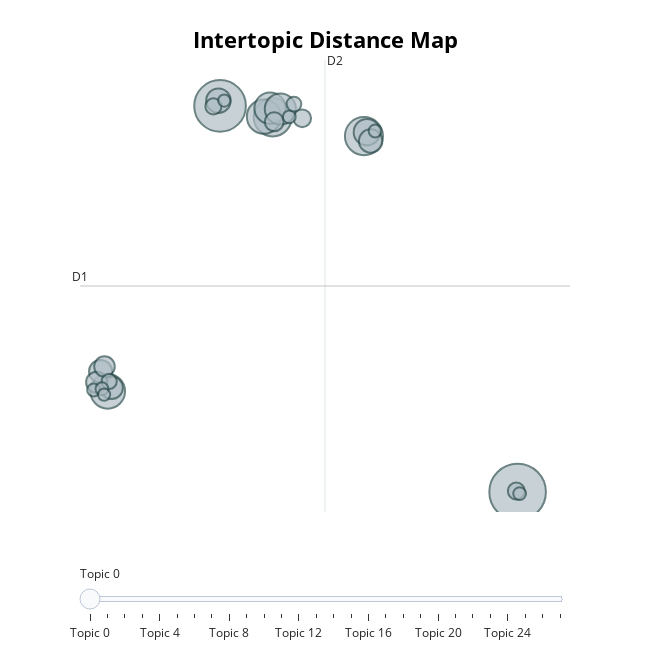

Notebook source saved alongside this figure:
### Markdown cell above
## Visualise Topics

### Code cell
fig = topic_model.visualize_topics(custom_labels=True)
fig.write_html(processed_dir + 'html/inter-topic-distance-map.html')
fig

### Figure 1 — Plotly figure (JSON) as saved in the notebook; plotly's stock layout.template omitted (floating-point values rounded to 4 significant figures)
{"data": [{"customdata": [[0, "italy, brothers of italy, of italy", 234], [1, "Government, Have, This", 195], [2, "Italy, Brothers Of Italy, Of Italy", 106], [3, "Income, Minimum Wage, Minimum", 106], [4, "Vote, Electoral, The Left", 88], [5, "Thank, Day, Thank The", 85], [6, "What Are, Serious, But Look", 72], [7, "Supply, Emergency, Supply Chain", 71], [8, "Migrants", 51], [9, "European, Russia, The European", 44], [10, "We Are Ready, Ready, Wait", 40], [11, "Price, Petrol, Price Of", 39], [12, "Family", 37], [13, "Yes, Yes Yes, No No", 33], [14, "Freedom", 31], [15, "Women", 26], [16, "You Thank, You Thank You, Thank You Thank", 23], [17, "Ecological", 21], [18, "Abortion, 194, The 194", 19], [19, "Meloni, Giorgia, Giorgia Meloni", 17], [20, "Tax", 16], [21, "Fake News", 12], [22, "COVID Mandates", 12], [23, "Rape", 12], [24, "We Are, History And, And Our", 12], [25, "Good Morning, Morning, Good", 12], [26, "Credit, The Credit, Credits", 11], [27, "Sport, Young People, Young", 11]], "hovertemplate": "<b>Topic %{customdata[0]}</b><br>%{customdata[1]}<br>Size: %{customdata[2]}", "legendgroup": "", "marker": {"color": "#B0BEC5", "line": {"color": "DarkSlateGrey", "width": 2}, "size": [234, 195, 106, 106, 88, 85, 72, 71, 51, 44, 40, 39, 37, 33, 31, 26, 23, 21, 19, 17, 16, 12, 12, 12, 12, 12, 11, 11], "sizemode": "area", "sizeref": 0.1462, "symbol": "circle"}, "mode": "markers", "name": "", "orientation": "v", "showlegend": false, "type": "scatter", "x": [15.8, 1.705, 4.2, 8.522, -3.618, 3.782, 4.074, 4.562, 8.662, 1.627, 8.838, -3.954, -3.433, -4.138, -3.771, 4.271, 5.597, 15.74, 1.39, -3.551, 5.205, -4.288, -3.891, 9.05, 4.985, 15.9, 1.902, -3.79], "xaxis": "x", "y": [-7.402, 16.23, 15.53, 14.38, -1.237, 15.57, 16.09, 16.04, 14.62, 16.55, 14.08, -0.02338, -1.022, -0.6843, 0.281, 15.26, 15.47, -7.34, 16.2, -0.6315, 16.34, -1.156, -1.082, 14.7, 15.56, -7.499, 16.56, -1.438], "yaxis": "y"}], "layout": {"annotations": [{"showarrow": false, "text": "D1", "x": -4.931, "y": 5.209, "yshift": 10}, {"showarrow": false, "text": "D2", "x": 6.677, "xshift": 10, "y": 19.04}], "height": 650, "hoverlabel": {"bgcolor": "white", "font": {"family": "Rockwell", "size": 16}}, "legend": {"itemsizing": "constant", "tracegroupgap": 0}, "margin": {"t": 60}, "shapes": [{"line": {"color": "#CFD8DC", "width": 2}, "type": "line", "x0": 6.677, "x1": 6.677, "y0": -8.624, "y1": 19.04}, {"line": {"color": "#9E9E9E", "width": 2}, "type": "line", "x0": -4.931, "x1": 18.28, "y0": 5.209, "y1": 5.209}], "sliders": [{"active": 0, "pad": {"t": 50}, "steps": [{"args": [{"marker.color": [["red", "#B0BEC5", "#B0BEC5", "#B0BEC5", "#B0BEC5", "#B0BEC5", "#B0BEC5", "#B0BEC5", "#B0BEC5", "#B0BEC5", "#B0BEC5", "#B0BEC5", "#B0BEC5", "#B0BEC5", "#B0BEC5", "#B0BEC5", "#B0BEC5", "#B0BEC5", "#B0BEC5", "#B0BEC5", "#B0BEC5", "#B0BEC5", "#B0BEC5", "#B0BEC5", "#B0BEC5", "#B0BEC5", "#B0BEC5", "#B0BEC5"]]}], "label": "Topic 0", "method": "update"}, {"args": [{"marker.color": [["#B0BEC5", "red", "#B0BEC5", "#B0BEC5", "#B0BEC5", "#B0BEC5", "#B0BEC5", "#B0BEC5", "#B0BEC5", "#B0BEC5", "#B0BEC5", "#B0BEC5", "#B0BEC5", "#B0BEC5", "#B0BEC5", "#B0BEC5", "#B0BEC5", "#B0BEC5", "#B0BEC5", "#B0BEC5", "#B0BEC5", "#B0BEC5", "#B0BEC5", "#B0BEC5", "#B0BEC5", "#B0BEC5", "#B0BEC5", "#B0BEC5"]]}], "label": "Topic 1", "method": "update"}, {"args": [{"marker.color": [["#B0BEC5", "#B0BEC5", "red", "#B0BEC5", "#B0BEC5", "#B0BEC5", "#B0BEC5", "#B0BEC5", "#B0BEC5", "#B0BEC5", "#B0BEC5", "#B0BEC5", "#B0BEC5", "#B0BEC5", "#B0BEC5", "#B0BEC5", "#B0BEC5", "#B0BEC5", "#B0BEC5", "#B0BEC5", "#B0BEC5", "#B0BEC5", "#B0BEC5", "#B0BEC5", "#B0BEC5", "#B0BEC5", "#B0BEC5", "#B0BEC5"]]}], "label": "Topic 2", "method": "update"}, {"args": [{"marker.color": [["#B0BEC5", "#B0BEC5", "#B0BEC5", "red", "#B0BEC5", "#B0BEC5", "#B0BEC5", "#B0BEC5", "#B0BEC5", "#B0BEC5", "#B0BEC5", "#B0BEC5", "#B0BEC5", "#B0BEC5", "#B0BEC5", "#B0BEC5", "#B0BEC5", "#B0BEC5", "#B0BEC5", "#B0BEC5", "#B0BEC5", "#B0BEC5", "#B0BEC5", "#B0BEC5", "#B0BEC5", "#B0BEC5", "#B0BEC5", "#B0BEC5"]]}], "label": "Topic 3", "method": "update"}, {"args": [{"marker.color": [["#B0BEC5", "#B0BEC5", "#B0BEC5", "#B0BEC5", "red", "#B0BEC5", "#B0BEC5", "#B0BEC5", "#B0BEC5", "#B0BEC5", "#B0BEC5", "#B0BEC5", "#B0BEC5", "#B0BEC5", "#B0BEC5", "#B0BEC5", "#B0BEC5", "#B0BEC5", "#B0BEC5", "#B0BEC5", "#B0BEC5", "#B0BEC5", "#B0BEC5", "#B0BEC5", "#B0BEC5", "#B0BEC5", "#B0BEC5", "#B0BEC5"]]}], "label": "Topic 4", "method": "update"}, {"args": [{"marker.color": [["#B0BEC5", "#B0BEC5", "#B0BEC5", "#B0BEC5", "#B0BEC5", "red", "#B0BEC5", "#B0BEC5", "#B0BEC5", "#B0BEC5", "#B0BEC5", "#B0BEC5", "#B0BEC5", "#B0BEC5", "#B0BEC5", "#B0BEC5", "#B0BEC5", "#B0BEC5", "#B0BEC5", "#B0BEC5", "#B0BEC5", "#B0BEC5", "#B0BEC5", "#B0BEC5", "#B0BEC5", "#B0BEC5", "#B0BEC5", "#B0BEC5"]]}], "label": "Topic 5", "method": "update"}, {"args": [{"marker.color": [["#B0BEC5", "#B0BEC5", "#B0BEC5", "#B0BEC5", "#B0BEC5", "#B0BEC5", "red", "#B0BEC5", "#B0BEC5", "#B0BEC5", "#B0BEC5", "#B0BEC5", "#B0BEC5", "#B0BEC5", "#B0BEC5", "#B0BEC5", "#B0BEC5", "#B0BEC5", "#B0BEC5", "#B0BEC5", "#B0BEC5", "#B0BEC5", "#B0BEC5", "#B0BEC5", "#B0BEC5", "#B0BEC5", "#B0BEC5", "#B0BEC5"]]}], "label": "Topic 6", "method": "update"}, {"args": [{"marker.color": [["#B0BEC5", "#B0BEC5", "#B0BEC5", "#B0BEC5", "#B0BEC5", "#B0BEC5", "#B0BEC5", "red", "#B0BEC5", "#B0BEC5", "#B0BEC5", "#B0BEC5", "#B0BEC5", "#B0BEC5", "#B0BEC5", "#B0BEC5", "#B0BEC5", "#B0BEC5", "#B0BEC5", "#B0BEC5", "#B0BEC5", "#B0BEC5", "#B0BEC5", "#B0BEC5", "#B0BEC5", "#B0BEC5", "#B0BEC5", "#B0BEC5"]]}], "label": "Topic 7", "method": "update"}, {"args": [{"marker.color": [["#B0BEC5", "#B0BEC5", "#B0BEC5", "#B0BEC5", "#B0BEC5", "#B0BEC5", "#B0BEC5", "#B0BEC5", "red", "#B0BEC5", "#B0BEC5", "#B0BEC5", "#B0BEC5", "#B0BEC5", "#B0BEC5", "#B0BEC5", "#B0BEC5", "#B0BEC5", "#B0BEC5", "#B0BEC5", "#B0BEC5", "#B0BEC5", "#B0BEC5", "#B0BEC5", "#B0BEC5", "#B0BEC5", "#B0BEC5", "#B0BEC5"]]}], "label": "Topic 8", "method": "update"}, {"args": [{"marker.color": [["#B0BEC5", "#B0BEC5", "#B0BEC5", "#B0BEC5", "#B0BEC5", "#B0BEC5", "#B0BEC5", "#B0BEC5", "#B0BEC5", "red", "#B0BEC5", "#B0BEC5", "#B0BEC5", "#B0BEC5", "#B0BEC5", "#B0BEC5", "#B0BEC5", "#B0BEC5", "#B0BEC5", "#B0BEC5", "#B0BEC5", "#B0BEC5", "#B0BEC5", "#B0BEC5", "#B0BEC5", "#B0BEC5", "#B0BEC5", "#B0BEC5"]]}], "label": "Topic 9", "method": "update"}, {"args": [{"marker.color": [["#B0BEC5", "#B0BEC5", "#B0BEC5", "#B0BEC5", "#B0BEC5", "#B0BEC5", "#B0BEC5", "#B0BEC5", "#B0BEC5", "#B0BEC5", "red", "#B0BEC5", "#B0BEC5", "#B0BEC5", "#B0BEC5", "#B0BEC5", "#B0BEC5", "#B0BEC5", "#B0BEC5", "#B0BEC5", "#B0BEC5", "#B0BEC5", "#B0BEC5", "#B0BEC5", "#B0BEC5", "#B0BEC5", "#B0BEC5", "#B0BEC5"]]}], "label": "Topic 10", "method": "update"}, {"args": [{"marker.color": [["#B0BEC5", "#B0BEC5", "#B0BEC5", "#B0BEC5", "#B0BEC5", "#B0BEC5", "#B0BEC5", "#B0BEC5", "#B0BEC5", "#B0BEC5", "#B0BEC5", "red", "#B0BEC5", "#B0BEC5", "#B0BEC5", "#B0BEC5", "#B0BEC5", "#B0BEC5", "#B0BEC5", "#B0BEC5", "#B0BEC5", "#B0BEC5", "#B0BEC5", "#B0BEC5", "#B0BEC5", "#B0BEC5", "#B0BEC5", "#B0BEC5"]]}], "label": "Topic 11", "method": "update"}, {"args": [{"marker.color": [["#B0BEC5", "#B0BEC5", "#B0BEC5", "#B0BEC5", "#B0BEC5", "#B0BEC5", "#B0BEC5", "#B0BEC5", "#B0BEC5", "#B0BEC5", "#B0BEC5", "#B0BEC5", "red", "#B0BEC5", "#B0BEC5", "#B0BEC5", "#B0BEC5", "#B0BEC5", "#B0BEC5", "#B0BEC5", "#B0BEC5", "#B0BEC5", "#B0BEC5", "#B0BEC5", "#B0BEC5", "#B0BEC5", "#B0BEC5", "#B0BEC5"]]}], "label": "Topic 12", "method": "update"}, {"args": [{"marker.color": [["#B0BEC5", "#B0BEC5", "#B0BEC5", "#B0BEC5", "#B0BEC5", "#B0BEC5", "#B0BEC5", "#B0BEC5", "#B0BEC5", "#B0BEC5", "#B0BEC5", "#B0BEC5", "#B0BEC5", "red", "#B0BEC5", "#B0BEC5", "#B0BEC5", "#B0BEC5", "#B0BEC5", "#B0BEC5", "#B0BEC5", "#B0BEC5", "#B0BEC5", "#B0BEC5", "#B0BEC5", "#B0BEC5", "#B0BEC5", "#B0BEC5"]]}], "label": "Topic 13", "method": "update"}, {"args": [{"marker.color": [["#B0BEC5", "#B0BEC5", "#B0BEC5", "#B0BEC5", "#B0BEC5", "#B0BEC5", "#B0BEC5", "#B0BEC5", "#B0BEC5", "#B0BEC5", "#B0BEC5", "#B0BEC5", "#B0BEC5", "#B0BEC5", "red", "#B0BEC5", "#B0BEC5", "#B0BEC5", "#B0BEC5", "#B0BEC5", "#B0BEC5", "#B0BEC5", "#B0BEC5", "#B0BEC5", "#B0BEC5", "#B0BEC5", "#B0BEC5", "#B0BEC5"]]}], "label": "Topic 14", "method": "update"}, {"args": [{"marker.color": [["#B0BEC5", "#B0BEC5", "#B0BEC5", "#B0BEC5", "#B0BEC5", "#B0BEC5", "#B0BEC5", "#B0BEC5", "#B0BEC5", "#B0BEC5", "#B0BEC5", "#B0BEC5", "#B0BEC5", "#B0BEC5", "#B0BEC5", "red", "#B0BEC5", "#B0BEC5", "#B0BEC5", "#B0BEC5", "#B0BEC5", "#B0BEC5", "#B0BEC5", "#B0BEC5", "#B0BEC5", "#B0BEC5", "#B0BEC5", "#B0BEC5"]]}], "label": "Topic 15", "method": "update"}, {"args": [{"marker.color": [["#B0BEC5", "#B0BEC5", "#B0BEC5", "#B0BEC5", "#B0BEC5", "#B0BEC5", "#B0BEC5", "#B0BEC5", "#B0BEC5", "#B0BEC5", "#B0BEC5", "#B0BEC5", "#B0BEC5", "#B0BEC5", "#B0BEC5", "#B0BEC5", "red", "#B0BEC5", "#B0BEC5", "#B0BEC5", "#B0BEC5", "#B0BEC5", "#B0BEC5", "#B0BEC5", "#B0BEC5", "#B0BEC5", "#B0BEC5", "#B0BEC5"]]}], "label": "Topic 16", "method": "update"}, {"args": [{"marker.color": [["#B0BEC5", "#B0BEC5", "#B0BEC5", "#B0BEC5", "#B0BEC5", "#B0BEC5", "#B0BEC5", "#B0BEC5", "#B0BEC5", "#B0BEC5", "#B0BEC5", "#B0BEC5", "#B0BEC5", "#B0BEC5", "#B0BEC5", "#B0BEC5", "#B0BEC5", "red", "#B0BEC5", "#B0BEC5", "#B0BEC5", "#B0BEC5", "#B0BEC5", "#B0BEC5", "#B0BEC5", "#B0BEC5", "#B0BEC5", "#B0BEC5"]]}], "label": "Topic 17", "method": "update"}, {"args": [{"marker.color": [["#B0BEC5", "#B0BEC5", "#B0BEC5", "#B0BEC5", "#B0BEC5", "#B0BEC5", "#B0BEC5", "#B0BEC5", "#B0BEC5", "#B0BEC5", "#B0BEC5", "#B0BEC5", "#B0BEC5", "#B0BEC5", "#B0BEC5", "#B0BEC5", "#B0BEC5", "#B0BEC5", "red", "#B0BEC5", "#B0BEC5", "#B0BEC5", "#B0BEC5", "#B0BEC5", "#B0BEC5", "#B0BEC5", "#B0BEC5", "#B0BEC5"]]}], "label": "Topic 18", "method": "update"}, {"args": [{"marker.color": [["#B0BEC5", "#B0BEC5", "#B0BEC5", "#B0BEC5", "#B0BEC5", "#B0BEC5", "#B0BEC5", "#B0BEC5", "#B0BEC5", "#B0BEC5", "#B0BEC5", "#B0BEC5", "#B0BEC5", "#B0BEC5", "#B0BEC5", "#B0BEC5", "#B0BEC5", "#B0BEC5", "#B0BEC5", "red", "#B0BEC5", "#B0BEC5", "#B0BEC5", "#B0BEC5", "#B0BEC5", "#B0BEC5", "#B0BEC5", "#B0BEC5"]]}], "label": "Topic 19", "method": "update"}, {"args": [{"marker.color": [["#B0BEC5", "#B0BEC5", "#B0BEC5", "#B0BEC5", "#B0BEC5", "#B0BEC5", "#B0BEC5", "#B0BEC5", "#B0BEC5", "#B0BEC5", "#B0BEC5", "#B0BEC5", "#B0BEC5", "#B0BEC5", "#B0BEC5", "#B0BEC5", "#B0BEC5", "#B0BEC5", "#B0BEC5", "#B0BEC5", "red", "#B0BEC5", "#B0BEC5", "#B0BEC5", "#B0BEC5", "#B0BEC5", "#B0BEC5", "#B0BEC5"]]}], "label": "Topic 20", "method": "update"}, {"args": [{"marker.color": [["#B0BEC5", "#B0BEC5", "#B0BEC5", "#B0BEC5", "#B0BEC5", "#B0BEC5", "#B0BEC5", "#B0BEC5", "#B0BEC5", "#B0BEC5", "#B0BEC5", "#B0BEC5", "#B0BEC5", "#B0BEC5", "#B0BEC5", "#B0BEC5", "#B0BEC5", "#B0BEC5", "#B0BEC5", "#B0BEC5", "#B0BEC5", "red", "#B0BEC5", "#B0BEC5", "#B0BEC5", "#B0BEC5", "#B0BEC5", "#B0BEC5"]]}], "label": "Topic 21", "method": "update"}, {"args": [{"marker.color": [["#B0BEC5", "#B0BEC5", "#B0BEC5", "#B0BEC5", "#B0BEC5", "#B0BEC5", "#B0BEC5", "#B0BEC5", "#B0BEC5", "#B0BEC5", "#B0BEC5", "#B0BEC5", "#B0BEC5", "#B0BEC5", "#B0BEC5", "#B0BEC5", "#B0BEC5", "#B0BEC5", "#B0BEC5", "#B0BEC5", "#B0BEC5", "#B0BEC5", "red", "#B0BEC5", "#B0BEC5", "#B0BEC5", "#B0BEC5", "#B0BEC5"]]}], "label": "Topic 22", "method": "update"}, {"args": [{"marker.color": [["#B0BEC5", "#B0BEC5", "#B0BEC5", "#B0BEC5", "#B0BEC5", "#B0BEC5", "#B0BEC5", "#B0BEC5", "#B0BEC5", "#B0BEC5", "#B0BEC5", "#B0BEC5", "#B0BEC5", "#B0BEC5", "#B0BEC5", "#B0BEC5", "#B0BEC5", "#B0BEC5", "#B0BEC5", "#B0BEC5", "#B0BEC5", "#B0BEC5", "#B0BEC5", "red", "#B0BEC5", "#B0BEC5", "#B0BEC5", "#B0BEC5"]]}], "label": "Topic 23", "method": "update"}, {"args": [{"marker.color": [["#B0BEC5", "#B0BEC5", "#B0BEC5", "#B0BEC5", "#B0BEC5", "#B0BEC5", "#B0BEC5", "#B0BEC5", "#B0BEC5", "#B0BEC5", "#B0BEC5", "#B0BEC5", "#B0BEC5", "#B0BEC5", "#B0BEC5", "#B0BEC5", "#B0BEC5", "#B0BEC5", "#B0BEC5", "#B0BEC5", "#B0BEC5", "#B0BEC5", "#B0BEC5", "#B0BEC5", "red", "#B0BEC5", "#B0BEC5", "#B0BEC5"]]}], "label": "Topic 24", "method": "update"}, {"args": [{"marker.color": [["#B0BEC5", "#B0BEC5", "#B0BEC5", "#B0BEC5", "#B0BEC5", "#B0BEC5", "#B0BEC5", "#B0BEC5", "#B0BEC5", "#B0BEC5", "#B0BEC5", "#B0BEC5", "#B0BEC5", "#B0BEC5", "#B0BEC5", "#B0BEC5", "#B0BEC5", "#B0BEC5", "#B0BEC5", "#B0BEC5", "#B0BEC5", "#B0BEC5", "#B0BEC5", "#B0BEC5", "#B0BEC5", "red", "#B0BEC5", "#B0BEC5"]]}], "label": "Topic 25", "method": "update"}, {"args": [{"marker.color": [["#B0BEC5", "#B0BEC5", "#B0BEC5", "#B0BEC5", "#B0BEC5", "#B0BEC5", "#B0BEC5", "#B0BEC5", "#B0BEC5", "#B0BEC5", "#B0BEC5", "#B0BEC5", "#B0BEC5", "#B0BEC5", "#B0BEC5", "#B0BEC5", "#B0BEC5", "#B0BEC5", "#B0BEC5", "#B0BEC5", "#B0BEC5", "#B0BEC5", "#B0BEC5", "#B0BEC5", "#B0BEC5", "#B0BEC5", "red", "#B0BEC5"]]}], "label": "Topic 26", "method": "update"}, {"args": [{"marker.color": [["#B0BEC5", "#B0BEC5", "#B0BEC5", "#B0BEC5", "#B0BEC5", "#B0BEC5", "#B0BEC5", "#B0BEC5", "#B0BEC5", "#B0BEC5", "#B0BEC5", "#B0BEC5", "#B0BEC5", "#B0BEC5", "#B0BEC5", "#B0BEC5", "#B0BEC5", "#B0BEC5", "#B0BEC5", "#B0BEC5", "#B0BEC5", "#B0BEC5", "#B0BEC5", "#B0BEC5", "#B0BEC5", "#B0BEC5", "#B0BEC5", "red"]]}], "label": "Topic 27", "method": "update"}]}], "title": {"font": {"color": "Black", "size": 22}, "text": "<b>Intertopic Distance Map</b>", "x": 0.5, "xanchor": "center", "y": 0.95, "yanchor": "top"}, "width": 650, "xaxis": {"anchor": "y", "domain": [0, 1], "range": [-4.931, 18.28], "title": {"text": ""}, "visible": false}, "yaxis": {"anchor": "x", "domain": [0, 1], "range": [-8.624, 19.04], "title": {"text": ""}, "visible": false}}}
